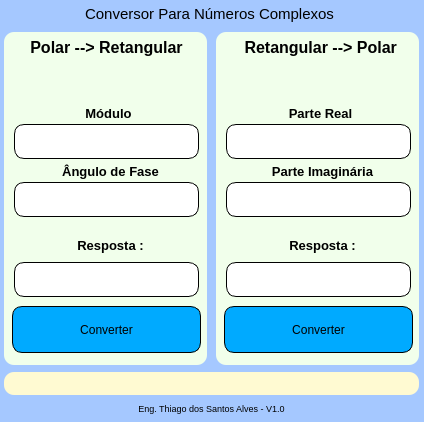
<?xml version="1.0" encoding="UTF-8"?>
<ui version="4.0">
 <class>MainWindow</class>
 <widget class="QMainWindow" name="MainWindow">
  <property name="geometry">
   <rect>
    <x>0</x>
    <y>0</y>
    <width>424</width>
    <height>422</height>
   </rect>
  </property>
  <property name="maximumSize">
   <size>
    <width>424</width>
    <height>422</height>
   </size>
  </property>
  <property name="windowTitle">
   <string>Electrical Calcs</string>
  </property>
  <property name="windowIcon">
   <iconset>
    <normaloff>electricity.png</normaloff>electricity.png</iconset>
  </property>
  <property name="styleSheet">
   <string notr="true">
QWidget{
	background-color: rgb(165, 200, 255);
	color:black;
}
QFrame {
background-color: rgb(241, 255, 235);
border-radius:10px;

border-style:outset;
}

</string>
  </property>
  <widget class="QWidget" name="centralwidget">
   <widget class="QFrame" name="frame">
    <property name="geometry">
     <rect>
      <x>4</x>
      <y>32</y>
      <width>203</width>
      <height>333</height>
     </rect>
    </property>
    <property name="frameShape">
     <enum>QFrame::StyledPanel</enum>
    </property>
    <property name="frameShadow">
     <enum>QFrame::Raised</enum>
    </property>
    <widget class="QLabel" name="label">
     <property name="geometry">
      <rect>
       <x>10</x>
       <y>4</y>
       <width>185</width>
       <height>22</height>
      </rect>
     </property>
     <property name="font">
      <font>
       <pointsize>12</pointsize>
       <bold>true</bold>
      </font>
     </property>
     <property name="text">
      <string>Polar --&gt; Retangular</string>
     </property>
     <property name="alignment">
      <set>Qt::AlignCenter</set>
     </property>
    </widget>
    <widget class="QPushButton" name="btnPolRect">
     <property name="geometry">
      <rect>
       <x>8</x>
       <y>274</y>
       <width>189</width>
       <height>47</height>
      </rect>
     </property>
     <property name="styleSheet">
      <string notr="true">QPushButton {
border-radius:10px;
border-color: rgb(0, 0, 0);
border-width:1px;
border-style:outset;
background-color: rgb(0, 170, 255);
}
QPushButton:hover{
	border-radius:10px;
	border-color: rgb(0, 0, 0);
	border-width:1px;
	border-style:outset;
	background-color: rgb(85, 255, 127);
}
QPushButton:pressed{
	border-radius:10px;
	border-color: rgb(0, 0, 0);
	border-width:1px;
	border-style:outset;
	
	background-color: rgb(0, 255, 0);
	
}</string>
     </property>
     <property name="text">
      <string>Converter</string>
     </property>
     <property name="icon">
      <iconset>
       <normaloff>convert.png</normaloff>convert.png</iconset>
     </property>
     <property name="iconSize">
      <size>
       <width>30</width>
       <height>30</height>
      </size>
     </property>
    </widget>
    <widget class="QLabel" name="label_3">
     <property name="geometry">
      <rect>
       <x>14</x>
       <y>130</y>
       <width>185</width>
       <height>18</height>
      </rect>
     </property>
     <property name="font">
      <font>
       <pointsize>10</pointsize>
       <bold>true</bold>
      </font>
     </property>
     <property name="text">
      <string>Ângulo de Fase</string>
     </property>
     <property name="alignment">
      <set>Qt::AlignCenter</set>
     </property>
    </widget>
    <widget class="QLineEdit" name="Mod">
     <property name="geometry">
      <rect>
       <x>10</x>
       <y>92</y>
       <width>185</width>
       <height>35</height>
      </rect>
     </property>
     <property name="font">
      <font>
       <pointsize>12</pointsize>
      </font>
     </property>
     <property name="styleSheet">
      <string notr="true">background-color: rgb(255, 255, 255);
border-radius:10px;
border-style:outset;
border-color:black;
border-width:1px;
</string>
     </property>
     <property name="alignment">
      <set>Qt::AlignCenter</set>
     </property>
    </widget>
    <widget class="QLineEdit" name="Resp1">
     <property name="geometry">
      <rect>
       <x>10</x>
       <y>230</y>
       <width>185</width>
       <height>35</height>
      </rect>
     </property>
     <property name="font">
      <font>
       <pointsize>12</pointsize>
      </font>
     </property>
     <property name="styleSheet">
      <string notr="true">background-color: rgb(255, 255, 255);
border-radius:10px;
border-style:outset;
border-color:black;
border-width:1px;
</string>
     </property>
     <property name="alignment">
      <set>Qt::AlignCenter</set>
     </property>
    </widget>
    <widget class="QLineEdit" name="Angle">
     <property name="geometry">
      <rect>
       <x>10</x>
       <y>150</y>
       <width>185</width>
       <height>35</height>
      </rect>
     </property>
     <property name="font">
      <font>
       <pointsize>12</pointsize>
      </font>
     </property>
     <property name="styleSheet">
      <string notr="true">background-color: rgb(255, 255, 255);
border-radius:10px;
border-style:outset;
border-color:black;
border-width:1px;
</string>
     </property>
     <property name="alignment">
      <set>Qt::AlignCenter</set>
     </property>
    </widget>
    <widget class="QLabel" name="label_4">
     <property name="geometry">
      <rect>
       <x>14</x>
       <y>204</y>
       <width>185</width>
       <height>18</height>
      </rect>
     </property>
     <property name="font">
      <font>
       <pointsize>10</pointsize>
       <bold>true</bold>
      </font>
     </property>
     <property name="text">
      <string>Resposta :</string>
     </property>
     <property name="alignment">
      <set>Qt::AlignCenter</set>
     </property>
    </widget>
    <widget class="QLabel" name="label_9">
     <property name="geometry">
      <rect>
       <x>12</x>
       <y>72</y>
       <width>185</width>
       <height>18</height>
      </rect>
     </property>
     <property name="font">
      <font>
       <pointsize>10</pointsize>
       <bold>true</bold>
      </font>
     </property>
     <property name="text">
      <string>Módulo</string>
     </property>
     <property name="alignment">
      <set>Qt::AlignCenter</set>
     </property>
    </widget>
   </widget>
   <widget class="QFrame" name="frame_2">
    <property name="geometry">
     <rect>
      <x>216</x>
      <y>32</y>
      <width>203</width>
      <height>333</height>
     </rect>
    </property>
    <property name="frameShape">
     <enum>QFrame::StyledPanel</enum>
    </property>
    <property name="frameShadow">
     <enum>QFrame::Raised</enum>
    </property>
    <widget class="QLabel" name="label_5">
     <property name="geometry">
      <rect>
       <x>10</x>
       <y>4</y>
       <width>185</width>
       <height>22</height>
      </rect>
     </property>
     <property name="font">
      <font>
       <pointsize>12</pointsize>
       <bold>true</bold>
      </font>
     </property>
     <property name="text">
      <string> Retangular --&gt; Polar</string>
     </property>
     <property name="alignment">
      <set>Qt::AlignCenter</set>
     </property>
    </widget>
    <widget class="QPushButton" name="btnRectPol">
     <property name="geometry">
      <rect>
       <x>8</x>
       <y>274</y>
       <width>189</width>
       <height>47</height>
      </rect>
     </property>
     <property name="styleSheet">
      <string notr="true">QPushButton {
border-radius:10px;
border-color: rgb(0, 0, 0);
border-width:1px;
border-style:outset;
background-color: rgb(0, 170, 255);
}
QPushButton:hover{
	border-radius:10px;
	border-color: rgb(0, 0, 0);
	border-width:1px;
	border-style:outset;
	background-color: rgb(85, 255, 127);
}
QPushButton:pressed{
	border-radius:10px;
	border-color: rgb(0, 0, 0);
	border-width:1px;
	border-style:outset;
	
	background-color: rgb(0, 255, 0);
	
}</string>
     </property>
     <property name="text">
      <string>Converter</string>
     </property>
     <property name="icon">
      <iconset>
       <normaloff>convert.png</normaloff>convert.png</iconset>
     </property>
     <property name="iconSize">
      <size>
       <width>30</width>
       <height>30</height>
      </size>
     </property>
    </widget>
    <widget class="QLabel" name="label_6">
     <property name="geometry">
      <rect>
       <x>14</x>
       <y>130</y>
       <width>185</width>
       <height>18</height>
      </rect>
     </property>
     <property name="font">
      <font>
       <pointsize>10</pointsize>
       <bold>true</bold>
      </font>
     </property>
     <property name="text">
      <string>Parte Imaginária</string>
     </property>
     <property name="alignment">
      <set>Qt::AlignCenter</set>
     </property>
    </widget>
    <widget class="QLabel" name="label_7">
     <property name="geometry">
      <rect>
       <x>12</x>
       <y>72</y>
       <width>185</width>
       <height>18</height>
      </rect>
     </property>
     <property name="font">
      <font>
       <pointsize>10</pointsize>
       <bold>true</bold>
      </font>
     </property>
     <property name="text">
      <string>Parte Real</string>
     </property>
     <property name="alignment">
      <set>Qt::AlignCenter</set>
     </property>
    </widget>
    <widget class="QLineEdit" name="real">
     <property name="geometry">
      <rect>
       <x>10</x>
       <y>92</y>
       <width>185</width>
       <height>35</height>
      </rect>
     </property>
     <property name="font">
      <font>
       <pointsize>12</pointsize>
      </font>
     </property>
     <property name="styleSheet">
      <string notr="true">background-color: rgb(255, 255, 255);
border-radius:10px;
border-style:outset;
border-color:black;
border-width:1px;
</string>
     </property>
     <property name="alignment">
      <set>Qt::AlignCenter</set>
     </property>
    </widget>
    <widget class="QLineEdit" name="Resp2">
     <property name="geometry">
      <rect>
       <x>10</x>
       <y>230</y>
       <width>185</width>
       <height>35</height>
      </rect>
     </property>
     <property name="font">
      <font>
       <pointsize>12</pointsize>
      </font>
     </property>
     <property name="styleSheet">
      <string notr="true">background-color: rgb(255, 255, 255);
border-radius:10px;
border-style:outset;
border-color:black;
border-width:1px;
</string>
     </property>
     <property name="alignment">
      <set>Qt::AlignCenter</set>
     </property>
    </widget>
    <widget class="QLineEdit" name="img">
     <property name="geometry">
      <rect>
       <x>10</x>
       <y>150</y>
       <width>185</width>
       <height>35</height>
      </rect>
     </property>
     <property name="font">
      <font>
       <pointsize>12</pointsize>
      </font>
     </property>
     <property name="styleSheet">
      <string notr="true">background-color: rgb(255, 255, 255);
border-radius:10px;
border-style:outset;
border-color:black;
border-width:1px;
</string>
     </property>
     <property name="alignment">
      <set>Qt::AlignCenter</set>
     </property>
    </widget>
    <widget class="QLabel" name="label_8">
     <property name="geometry">
      <rect>
       <x>14</x>
       <y>204</y>
       <width>185</width>
       <height>18</height>
      </rect>
     </property>
     <property name="font">
      <font>
       <pointsize>10</pointsize>
       <bold>true</bold>
      </font>
     </property>
     <property name="text">
      <string>Resposta :</string>
     </property>
     <property name="alignment">
      <set>Qt::AlignCenter</set>
     </property>
    </widget>
   </widget>
   <widget class="QLabel" name="status">
    <property name="geometry">
     <rect>
      <x>4</x>
      <y>372</y>
      <width>415</width>
      <height>23</height>
     </rect>
    </property>
    <property name="font">
     <font>
      <pointsize>10</pointsize>
      <bold>true</bold>
     </font>
    </property>
    <property name="styleSheet">
     <string notr="true">background-color: rgb(255, 250, 210);</string>
    </property>
    <property name="text">
     <string/>
    </property>
    <property name="alignment">
     <set>Qt::AlignCenter</set>
    </property>
   </widget>
   <widget class="QLabel" name="label_2">
    <property name="geometry">
     <rect>
      <x>6</x>
      <y>400</y>
      <width>411</width>
      <height>16</height>
     </rect>
    </property>
    <property name="font">
     <font>
      <pointsize>7</pointsize>
     </font>
    </property>
    <property name="styleSheet">
     <string notr="true">background-color: rgb(165, 200, 255);
</string>
    </property>
    <property name="text">
     <string>Eng. Thiago dos Santos Alves - V1.0</string>
    </property>
    <property name="alignment">
     <set>Qt::AlignCenter</set>
    </property>
   </widget>
   <widget class="QLabel" name="label_10">
    <property name="geometry">
     <rect>
      <x>4</x>
      <y>6</y>
      <width>411</width>
      <height>16</height>
     </rect>
    </property>
    <property name="font">
     <font>
      <pointsize>11</pointsize>
     </font>
    </property>
    <property name="styleSheet">
     <string notr="true">background-color: rgb(165, 200, 255);
</string>
    </property>
    <property name="text">
     <string>Conversor Para Números Complexos</string>
    </property>
    <property name="alignment">
     <set>Qt::AlignCenter</set>
    </property>
   </widget>
  </widget>
  <action name="actionPolar_Retangular">
   <property name="text">
    <string>Polar -&gt; Retangular</string>
   </property>
  </action>
  <action name="actionRetangular_Polar">
   <property name="text">
    <string>Retangular -&gt; Polar</string>
   </property>
  </action>
  <action name="actionXL_Indut_ncia">
   <property name="text">
    <string>XL -&gt; Indutância</string>
   </property>
  </action>
  <action name="actionIndutancia_XL">
   <property name="text">
    <string>Indutancia -&gt; XL</string>
   </property>
  </action>
  <action name="actionXC_Capacit_ncia">
   <property name="text">
    <string>XC-&gt;Capacitância</string>
   </property>
  </action>
  <action name="actionCapacit_ncia_XC">
   <property name="text">
    <string>Capacitância -&gt; XC</string>
   </property>
  </action>
 </widget>
 <tabstops>
  <tabstop>Mod</tabstop>
  <tabstop>Angle</tabstop>
  <tabstop>Resp1</tabstop>
  <tabstop>btnPolRect</tabstop>
  <tabstop>real</tabstop>
  <tabstop>img</tabstop>
  <tabstop>Resp2</tabstop>
  <tabstop>btnRectPol</tabstop>
 </tabstops>
 <resources/>
 <connections/>
</ui>
